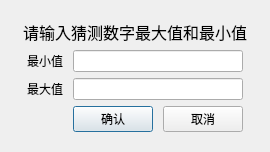
<?xml version="1.0" encoding="UTF-8"?>
<ui version="4.0">
 <class>Dialog</class>
 <widget class="QDialog" name="Dialog">
  <property name="geometry">
   <rect>
    <x>0</x>
    <y>0</y>
    <width>270</width>
    <height>136</height>
   </rect>
  </property>
  <property name="windowTitle">
   <string>数字炸弹</string>
  </property>
  <property name="windowIcon">
   <iconset resource="../images.qrc">
    <normaloff>:/pic/images/RY.ico</normaloff>:/pic/images/RY.ico</iconset>
  </property>
  <layout class="QHBoxLayout" name="horizontalLayout">
   <item>
    <widget class="QWidget" name="widget" native="true">
     <layout class="QGridLayout" name="gridLayout_2">
      <item row="0" column="0">
       <widget class="QLabel" name="label_3">
        <property name="sizePolicy">
         <sizepolicy hsizetype="Fixed" vsizetype="Preferred">
          <horstretch>0</horstretch>
          <verstretch>0</verstretch>
         </sizepolicy>
        </property>
        <property name="font">
         <font>
          <family>黑体</family>
          <pointsize>12</pointsize>
         </font>
        </property>
        <property name="text">
         <string>请输入猜测数字最大值和最小值</string>
        </property>
       </widget>
      </item>
      <item row="1" column="0">
       <layout class="QGridLayout" name="gridLayout">
        <item row="0" column="0">
         <widget class="QLabel" name="label">
          <property name="text">
           <string>最小值</string>
          </property>
         </widget>
        </item>
        <item row="0" column="1" colspan="2">
         <widget class="QLineEdit" name="minlineEdit">
          <property name="sizePolicy">
           <sizepolicy hsizetype="Expanding" vsizetype="Fixed">
            <horstretch>2</horstretch>
            <verstretch>0</verstretch>
           </sizepolicy>
          </property>
          <property name="text">
           <string/>
          </property>
         </widget>
        </item>
        <item row="1" column="0">
         <widget class="QLabel" name="label_2">
          <property name="sizePolicy">
           <sizepolicy hsizetype="Fixed" vsizetype="Preferred">
            <horstretch>0</horstretch>
            <verstretch>0</verstretch>
           </sizepolicy>
          </property>
          <property name="text">
           <string>最大值</string>
          </property>
         </widget>
        </item>
        <item row="1" column="1" colspan="2">
         <widget class="QLineEdit" name="maxlineEdit">
          <property name="sizePolicy">
           <sizepolicy hsizetype="Expanding" vsizetype="Fixed">
            <horstretch>2</horstretch>
            <verstretch>0</verstretch>
           </sizepolicy>
          </property>
          <property name="text">
           <string/>
          </property>
         </widget>
        </item>
        <item row="2" column="1">
         <widget class="QPushButton" name="okbutton">
          <property name="sizePolicy">
           <sizepolicy hsizetype="Fixed" vsizetype="Fixed">
            <horstretch>0</horstretch>
            <verstretch>0</verstretch>
           </sizepolicy>
          </property>
          <property name="focusPolicy">
           <enum>Qt::TabFocus</enum>
          </property>
          <property name="text">
           <string>确认</string>
          </property>
         </widget>
        </item>
        <item row="2" column="2">
         <widget class="QPushButton" name="cancelbutton">
          <property name="sizePolicy">
           <sizepolicy hsizetype="Fixed" vsizetype="Fixed">
            <horstretch>0</horstretch>
            <verstretch>0</verstretch>
           </sizepolicy>
          </property>
          <property name="focusPolicy">
           <enum>Qt::NoFocus</enum>
          </property>
          <property name="text">
           <string>取消</string>
          </property>
         </widget>
        </item>
       </layout>
      </item>
     </layout>
    </widget>
   </item>
  </layout>
 </widget>
 <tabstops>
  <tabstop>minlineEdit</tabstop>
  <tabstop>maxlineEdit</tabstop>
  <tabstop>okbutton</tabstop>
  <tabstop>cancelbutton</tabstop>
 </tabstops>
 <resources>
  <include location="../images.qrc"/>
 </resources>
 <connections/>
</ui>
